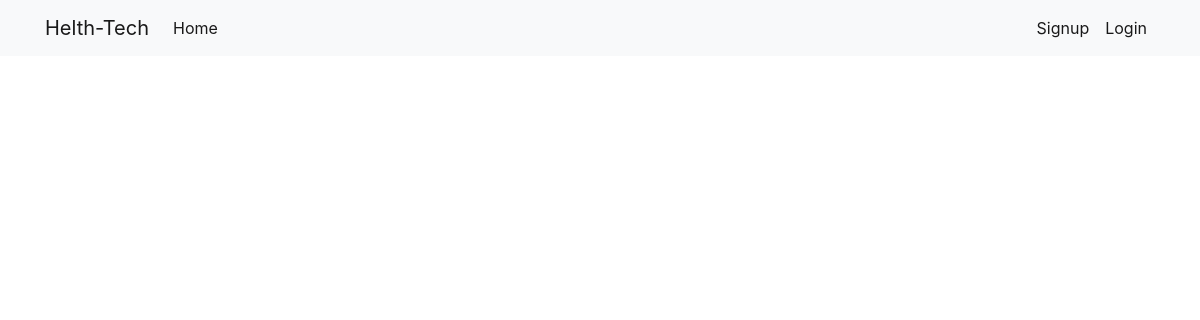
Before: /clinic.php with the older database file.
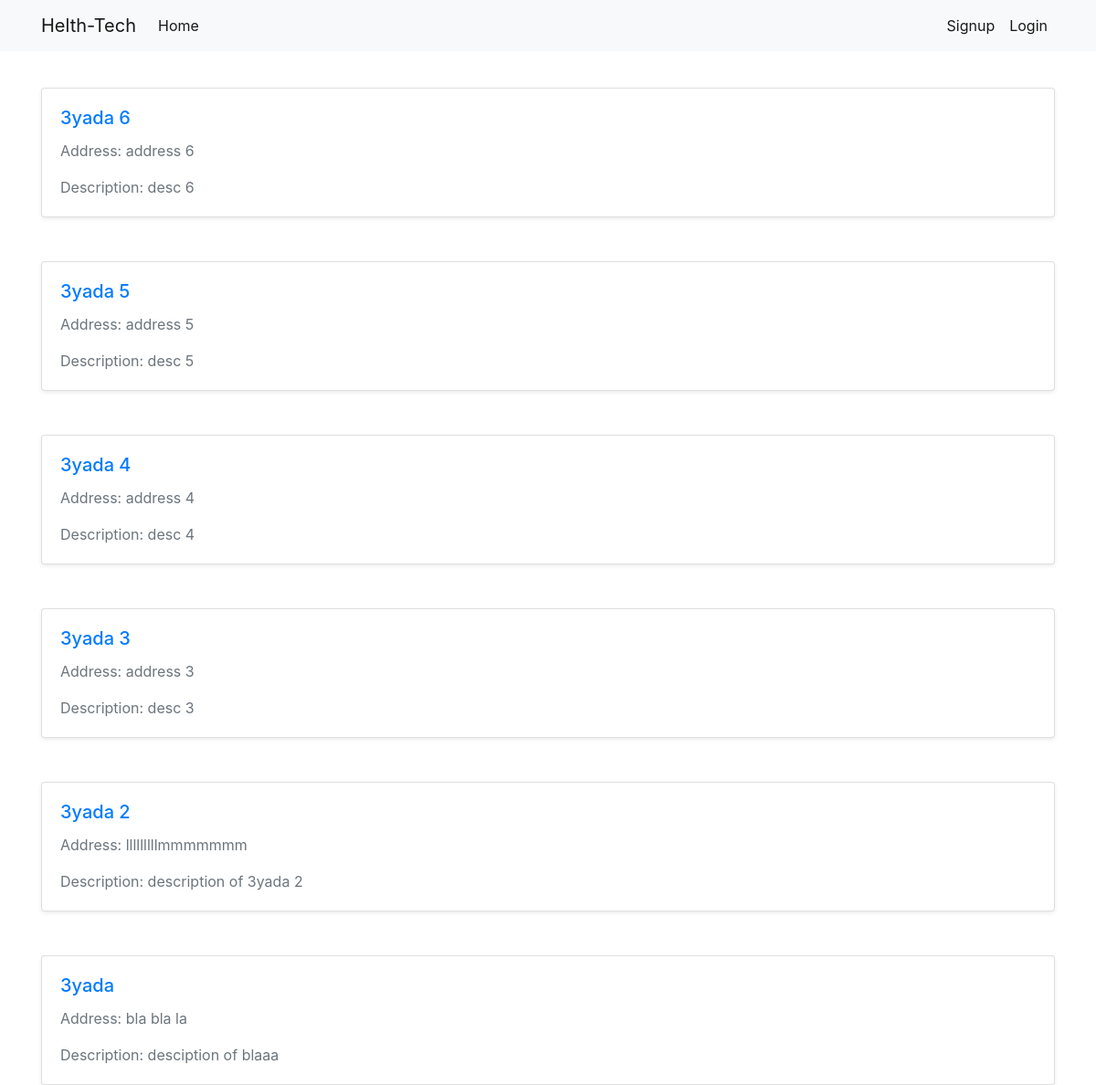
After: the same page with the newer database file.
### tables this page shows
CREATE TABLE `clinics` (
  `id` int(11) NOT NULL,
  `name` varchar(255) NOT NULL,
  `description` text NOT NULL,
  `phone` int(12) NOT NULL,
  `address` varchar(255) NOT NULL
);

### init.php (called while the page is built, shortened)
<?php
require_once DIRS::PATH['views-layout-header'];
require_once DIRS::PATH['views-layout-nav'];

### models/db.model.php (called while the page is built, shortened)
<?php
class DB {
    protected static $con = null;
    public static function connect(){
        try{
            DB::$con = new PDO('mysql:host='. DB_HOST .';dbname='. DB_DBNAME .';', DB_USERNAME , DB_PASSWORD);
            DB::$con->setAttribute(PDO::ATTR_ERRMODE , PDO::ERRMODE_EXCEPTION);
        }catch(PDOException $e){
            echo $e->getMessage();
        }
    }
    public static function runQuery($query,$values = []){
        if( DB::$con != null ){
            $stmt = DB::$con->prepare($query);
            $stmt->execute($values);
            return $stmt;
        }else {
            return null;
        }
    }
}

### models/clinic.model.php (called while the page is built, shortened)
<?php
class Clinic extends DB {
    public static function getAll(){
        $stmt = DB::runQuery('SELECT * FROM `clinics` ORDER BY `id` DESC', [] );
        if($stmt){
            $data = $stmt->fetchAll(PDO::FETCH_ASSOC);
            return $data;
        }else {
            throw new Exception("Item not found");
        }
    }
}

### views/clinic-profile/clinic-list-view.php (the view, shortened to what this page needs)
<div class="container pt-5">
<?php
    foreach($clinics as $clinic):
?>
    <div class="card mt-5 rounded shadow-sm">
        <div class="card-body">
            <h5 class="card-title"> <a href="<?= DIRS::URL['clinic-profile'].'&clinicid='.$clinic['id']; ?>"><?= $clinic['name'] ?></a> </h5>
            <p class="card-text text-muted">Address: <?= $clinic['address'] ?></p>
            <p class="card-text text-muted">Description: <?= $clinic['description'] ?></p>
        </div>
    </div>
<?php
    endforeach;
?>
</div>

### clinic.php (shortened to what this page needs)
<?php
$page =  isset($_GET['action']) ? $_GET['action'] : 'List';
if($page == 'add'):
    if($_SERVER['REQUEST_METHOD']=='POST' && isset($_SESSION['loggedinUser']) && $_SESSION['loggedinUser']->acc_type == 1){
        $clinicid = Clinic::addToDb($_POST['name'],$_POST['address'],$_POST['phone'],$_POST['desc']);
        DrToClinics::createRel($_POST['dr_id'],$clinicid);
        header('Location:'.DIRS::URL['clinic-profile'].'&clinicid='.$clinicid);
    }else{
        header('Location:'.DIRS::URL['home-page']);
    }
else:
    require_once './init.php';
    $clinics = Clinic::getAll();
    require_once DIRS::PATH['views-clinic-list'];
    require_once DIRS::PATH['views-layout-footer'];
endif;

### views/layout/header.inc.php (shortened to what this page needs)
<!DOCTYPE html>
<html lang="en">
<head>
    <link rel="stylesheet" href="<?= DIRS::PATH['static-css-bootstrap']  ?>">
    <link rel="stylesheet" href="<?= DIRS::PATH['static-css-main']  ?>">
</head>
<body>
<div class="container-fluid px-0">

### views/layout/nav.inc.php (shortened to what this page needs)
<nav class="navbar navbar-expand-md navbar-light bg-light fixed-top">
  <div class="container">
    <a class="navbar-brand" href="./">Helth-Tech</a>
    <div class="collapse navbar-collapse" id="main-nav-bar">
      <ul class="navbar-nav mr-auto">
        <li class="nav-item active">
          <a class="nav-link" href="./">Home</a>
        </li>
      </ul>
      <ul class="navbar-nav ml-auto">
        <?php
          if(isset($_SESSION['loggedinUser'])):
        ?>
          <li class="nav-item">
            <a class="nav-link" href="<?php if( $_SESSION['loggedinUser']->acc_type==1){ echo DIRS::URL['doctor-profile'].'&drid='.$_SESSION['loggedinUser']->id; } ?>">Profile</a>
          </li>
          <li class="nav-item">
            <form action="./signup-login.php" method="POST" class="d-inline">
                <input type="hidden" name="type" value="logout">
                <input type="submit" class="btn btn-block btn-outline-dark border-0" value="Logout">
            </form>
          </li>
        <?php
          else:
        ?>
          <li class="nav-item active">
            <a class="nav-link" href="#">Signup</a>
          </li>
          <li class="nav-item active">
            <a class="nav-link" href="#">Login</a>
          </li>
        <?php
          endif;
        ?>
      </ul>
    </div>
  </div>
</nav>

### views/layout/footer.inc.php (shortened to what this page needs)
    </div>
</body>
</html>

Changed rows visible on the page:
added clinics: name "3yada 6", address "address 6", description "desc 6"
added clinics: name "3yada 5", address "address 5", description "desc 5"
added clinics: name "3yada 4", address "address 4", description "desc 4"
added clinics: name "3yada 3", address "address 3", description "desc 3"
added clinics: name "3yada 2", address "lllllllllmmmmmmm", description "description of 3yada 2"
added clinics: name "3yada", address "bla bla la", description "desciption of blaaa"
